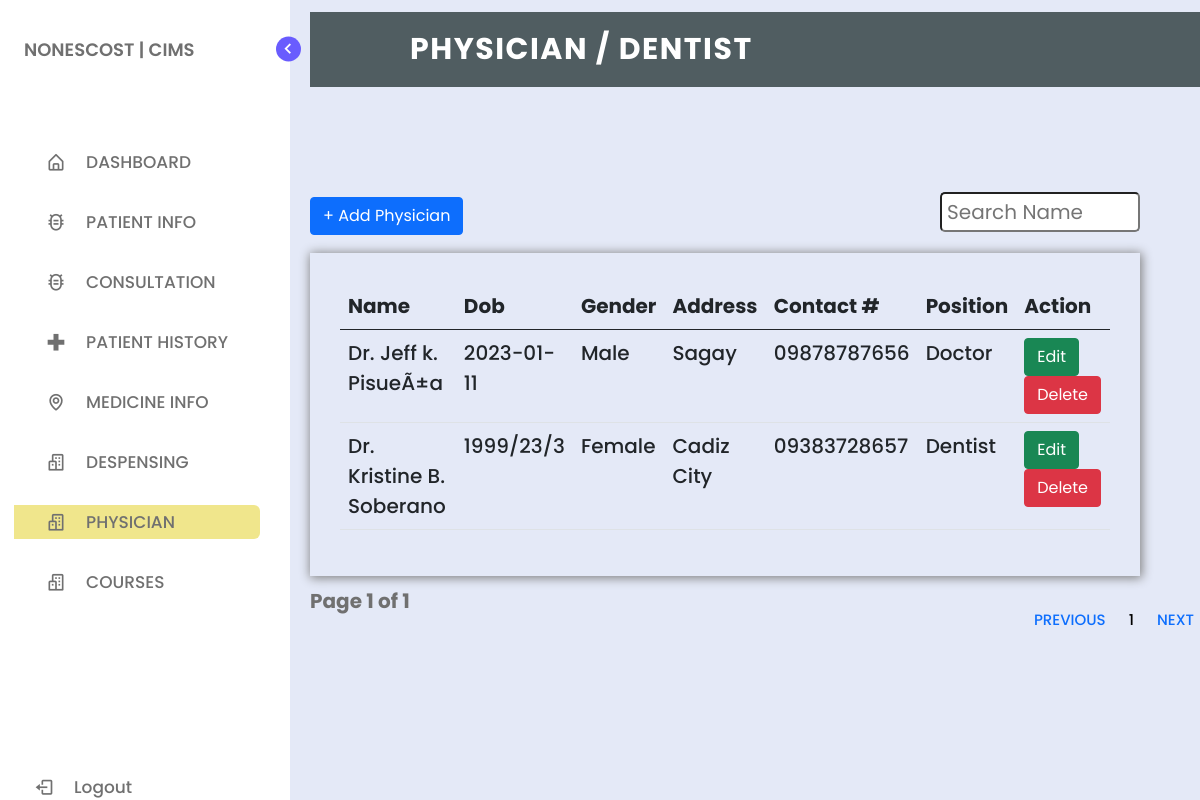
Page /physician.php on the committed database.
### tables this page shows
CREATE TABLE `tbl_physician` (
  `id` int(11) NOT NULL,
  `fullname` varchar(255) NOT NULL,
  `dob` varchar(255) NOT NULL,
  `gender` varchar(255) NOT NULL,
  `address` varchar(255) NOT NULL,
  `con_num` varchar(255) NOT NULL,
  `position` varchar(255) NOT NULL
);

### physician.php (the view, shortened to what this page needs)
<?php
include_once('connection.php');
if(isset($_GET['page_no']) && $_GET['page_no'] !== ""){
    $page_no = $_GET['page_no'];
} else {
    $page_no = 1;
}
$total_records_per_page = 2;
$offset = ($page_no - 1) * $total_records_per_page;
$previous_page = $page_no - 1;
$next_page = $page_no + 1;
$result_count = mysqli_query($conn, "SELECT COUNT(*) as total_records FROM tbl_physician") or die(mysqli_error($conn));
$records = mysqli_fetch_array($result_count);
$total_records = $records['total_records'];
$total_no_of_pages = ceil($total_records / $total_records_per_page);
$sql = "SELECT * FROM tbl_physician LIMIT $offset, $total_records_per_page";
$result = mysqli_query($conn, $sql) or die(mysqli_error($conn));
?>
<!DOCTYPE html>
<html lang="en">
<head>
    <link href="https://cdn.jsdelivr.net/npm/bootstrap@5.0.2/dist/css/bootstrap.min.css" rel="stylesheet">
    <link href="https://cdn.jsdelivr.net/npm/bootstrap@5.0.2/dist/css/bootstrap.min.css" rel="stylesheet">
    <link href="https://cdn.jsdelivr.net/npm/bootstrap@5.0.2/dist/css/bootstrap.min.css" rel="stylesheet">
    <link href="https://cdn.jsdelivr.net/npm/bootstrap@5.0.2/dist/css/bootstrap.min.css" rel="stylesheet">
    <link rel="stylesheet" href="style.css">
    <link href='https://unpkg.com/boxicons@2.1.1/css/boxicons.min.css' rel='stylesheet'>
</head>
<body>
    <nav class="sidebar">
        <header>
            <div class="image-text">
                <div class="text logo-text">
                    <span style="margin-left: -50px;" class="name">NONESCOST | CIMS</span>
                </div>
            </div>
            <i class='bx bx-chevron-right toggle'></i>
        </header>
        <div class="menu-bar">
            <div class="menu">
                <ul class="menu-links">
                    <li class="nav-link">
                        <a href="index.php">
                            <i class='bx bx-home-alt icon'></i>
                            <span class="text nav-text">DASHBOARD</span>
                        </a>
                    </li>
                    <li class="nav-link">
                    <div class="dropdown" style="height: 30px;">
                        <a href="list_of_prk.php">
                            <i class='bx bx-bug-alt icon'></i>
                            <span class="text">PATIENT INFO</span>
                            </div>
                    </li>
                    <li class="nav-link">
                    <div class="dropdown" style="height: 30px;">
                        <a href="list_of_prk.php">
                            <i class='bx bx-bug-alt icon'></i>
                            <span class="text">CONSULTATION</span>
                            </div>
                    </li>
                    <li class="nav-link">
                        <a href="patient_history.php">
                            <i class='bx bx-plus-medical icon plus-medical'></i>
                            <span class="text nav-text">PATIENT HISTORY</span>
                        </a>
                    </li>
                    <li class="nav-link">
                        <a href="medicine.php">
                            <i class='bx bx-map icon map'></i>
                            <span class="text nav-text">MEDICINE INFO</span>
                        </a>
                    </li>
                    <li class="nav-link">
                        <a href="despensing.php">
                            <i class='bx bx-buildings icon buildings'></i>
                            <span class="text nav-text">DESPENSING</span>
                        </a>
                    </li>
                    <li class="nav-link">
                        <a href="physician.php" id="lop">
                            <i class='bx bx-buildings icon buildings'></i>
                            <span class="text nav-text">PHYSICIAN</span>
                        </a>
                    </li>
                    <li class="nav-link">
                        <a href="course.php">
                            <i class='bx bx-buildings icon buildings'></i>
                            <span class="text nav-text">COURSES</span>
                        </a>
                    </li>
                </ul>
            </div>
            <div class="bottom-content">
                <li class="">
                    <a href="logout.php">
                        <i class='bx bx-log-out icon'></i>
                        <span class="text nav-text">Logout</span>
                    </a>
                </li>
            </div>
        </div>
    </nav>
    <section class="home">
        <div class="text">
            <nav>
                <div class="logo">
                    <p>PHYSICIAN / DENTIST</p>
                </div>
            </nav><br><br><br><br>
            <button class="btn btn-primary addphy">+ Add Physician</button>
            <input type="text" name="search_text" id="search_text" placeholder="Search Name" style="border-radius: 5px;height:40px;font-size:20px;float:right;padding: 5px;width:200px" />
            <div class="mt-3">
<div class="td" style="background-color: transparent;padding:30px">
<table class="table" style="font-size: 20px;">
        <thead>
            <tr>
                <th>Name</th>
                <th>Dob</th>
                <th>Gender</th>
                <th>Address</th>
                <th>Contact #</th>
                <th>Position</th>
                <th>Action</th>
            </tr>
        </thead>
        <tbody>
            <?php while($row = mysqli_fetch_array($result)){?>
            <tr>
                <td><?= $row['fullname']?></td>
                <td><?= $row['dob']?></td>
                <td><?= $row['gender']?></td>
                <td><?= $row['address']?></td>
                <td><?= $row['con_num']?></td>
                <td><?= $row['position']?></td>
                <td>
                <button type="button" class="btn btn-success editphy">Edit</button>
                <button type="button" class="btn btn-danger deletephy">Delete</button>
                </td>
            </tr>
            <?php }
            ?>
        </tbody>
    </table>
</div>
    <nav class="na" aria-label="Page navigation example">
  <ul class="pagination">
    <li class="page-item"><a class="page-link <?= ($page_no <= 1) ? 'disabled' : '';?> " <?= ($page_no > 1) ? 'href=?page_no='. $previous_page : '';?> style="font-size: 15px;">Previous</a></li>
    <?php for($counter = 1; $counter <= $total_no_of_pages; $counter++){?>
        <?php if($page_no != $counter){?>
    <li class="page-item"><a class="page-link" href="?page_no=<?= $counter; ?>" style="font-size: 15px;color:black"><?= $counter;?></a></li>
    <?php } else { ?>
        <li class="page-item"><a class="page-link active" style="font-size: 15px;color:black"><?= $counter;?></a></li>
        <?php } ?>
        <?php } ?>
    <li class="page-item"><a class="page-link <?= ($page_no >= $total_no_of_pages) ? 'disabled' : '';?> " <?= ($page_no < $total_no_of_pages) ? 'href=?page_no='. $next_page : '';?> style="font-size: 15px;">Next</a></li>
  </ul>
</nav>
<div class="p-10">
    <strong style="font-size: 20px;">Page <?= $page_no;?> of <?= $total_no_of_pages;?></strong>
</div>
    </div>
    </section>
</body>
</html>

### style.css (style rules this page uses)
* { margin: 0; padding: 0; box-sizing: border-box; font-family: 'Poppins', sans-serif; }
:root { --body-color: #E4E9F7; --sidebar-color: #FFF; --primary-color: #695CFE; --primary-color-light: #F6F5FF; --toggle-color: #DDD; --text-color: #707070; --tran-03: all 0.2s ease; --tran-03: all 0.3s ease; --tran-04: all 0.3s ease; }
body { min-height: 100vh; background-color: var(--body-color); transition: var(--tran-05); }
.sidebar { position: fixed; top: 0; left: 0; height: 100%; width: 290px; padding: 10px 14px; background: var(--sidebar-color); transition: var(--tran-05); z-index: 100; }
.sidebar li { height: 50px; list-style: none; display: flex; align-items: center; margin-top: 10px; }
.sidebar header .image, .sidebar .icon { min-width: 60px; border-radius: 6px; }
.sidebar .icon { min-width: 60px; border-radius: 6px; height: 100%; display: flex; align-items: center; justify-content: center; font-size: 20px; }
.sidebar .text, .sidebar .icon { color: var(--text-color); transition: var(--tran-03); }
.sidebar .text { font-size: 17px; font-weight: 500; white-space: nowrap; opacity: 1; }
.sidebar header { position: relative; }
.sidebar header .image-text { display: flex; align-items: center; }
.sidebar header .logo-text { display: flex; flex-direction: column; }
header .image-text .name { margin-top: 2px; font-size: 18px; font-weight: 600; }
.sidebar header .toggle { position: absolute; top: 50%; right: -25px; transform: translateY(-50%) rotate(180deg); height: 25px; width: 25px; background-color: var(--primary-color); color: var(--sidebar-color); border-radius: 50%; display: flex; align-items: center; justify-content: center; font-size: 22px; cursor: pointer; transition: var(--tran-05); }
.sidebar .menu { margin-top: 40px; }
.sidebar li a { list-style: none; height: 100%; background-color: transparent; display: flex; align-items: center; height: 100%; width: 100%; border-radius: 6px; text-decoration: none; transition: var(--tran-03); }
.sidebar .menu-bar { height: calc(100% - 55px); display: flex; flex-direction: column; justify-content: space-between; overflow-y: scroll; }
.home { position: absolute; top: 0; top: 0; left: 250px; height: 100vh; width: calc(100% - 250px); background-color: var(--body-color); transition: var(--tran-05); }
.home .text { font-size: 30px; font-weight: 500; color: var(--text-color); padding: 12px 60px; }

### physician.php (style rules this page uses)
nav { width: 83%; height: 75px; background-color: #505d61; line-height: 75px; padding: 0px 100px; position: fixed; z-index: 1; }
nav .logo { font-size: 30px; font-weight: bold; letter-spacing: 1.5px; }
nav .logo p { float: left; color: #fff; text-transform: uppercase; }
nav ul { float: right; }
nav ul li { display: inline-block; list-style: none; }
nav ul li a { color: #fff; text-decoration: none; font-size: 18px; text-transform: uppercase; padding: 0px 32px; }
nav ul li .active { color: #c0d96f; }
#lop { background-color: #F0E68C; }
.dropdown { position: relative; display: inline-block; }
.na { background-color: transparent; }
.na ul { background-color: transparent; border: none; }
.na li { background-color: transparent; border: none; }
.na li a { background-color: transparent; border: none; }
.td { box-shadow: 1px 1px 10px 1px grey; }

### rows in the picture
tbl_physician: fullname "Dr. Jeff k. PisueÃ±a", dob "2023-01-11", gender "Male", address "Sagay", con_num "09878787656", position "Doctor"
tbl_physician: fullname "Dr. Kristine B. Soberano", dob "1999/23/3", gender "Female", address "Cadiz City", con_num "09383728657", position "Dentist"

### other values in the picture
$page_no "1"
$total_no_of_pages "1"
